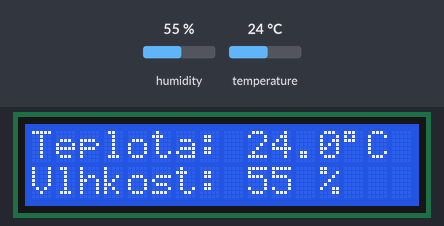
Bench run of a sketch on a simulated Arduino Uno, built with avr-gcc and run on an emulated ATmega328P. On the bench: 16×2 character LCD. The inputs (shaded band) are chosen by the test bench; at power-on: humidity 55 %, temperature 24 °C. What the sketch prints to the serial monitor is not drawn.

Above: at 3.2 s.
3.3 s: humidity set to 22 %
At 5.2 s:
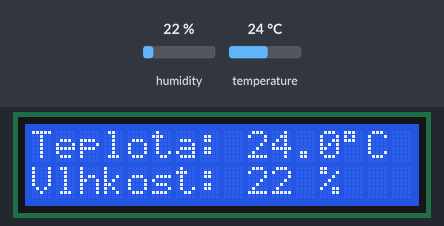
6.0 s: temperature set to 12 °C
At 7.5 s:
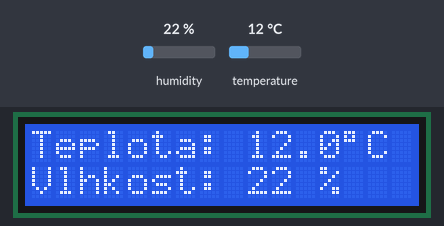
8.7 s: humidity set to 40 %
At 11.0 s:
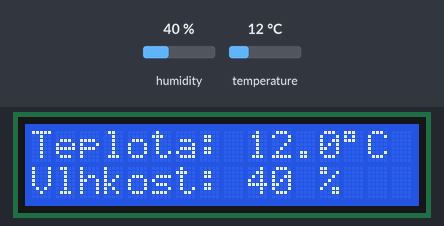
11.8 s: temperature set to 19 °C
At 13.4 s:
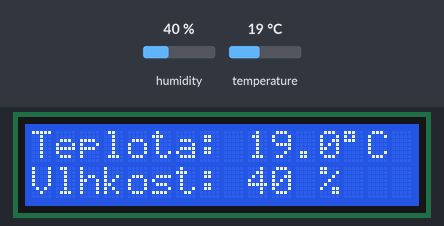
Timing chart, 0 to 14.9 s (numbered marks = the images above; inputs shaded):
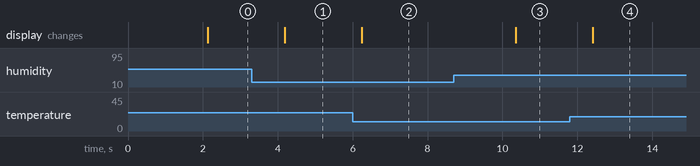

The sketch:

Senzor_teploty_a_vlhkosti_DHT11.ino
```cpp
/*
 * LaskaKit Arduino MAXI Starter kit – Lekce 24: Senzor teploty a vlhkosti vzduchu DHT11
 *
 * Čidlo DHT11 měří teplotu a relativní vlhkost vzduchu.
 * Hodnoty se zobrazují na displeji I2C LCD1602 a v sériovém monitoru.
 * DHT11 je pomalé čidlo – nová hodnota je k dispozici zhruba každé 2 s.
 *
 * Zapojení:
 *   DHT11 modul: – na GND, + na 5V, S na pin 4
 *   I2C LCD1602: GND–GND, VCC–5V, SDA/SCL podle lekce 6
 *
 * Knihovny: DHT sensor library (Adafruit) + Adafruit Unified Sensor, LiquidCrystal I2C – Správce knihoven
 * Desky:    Arduino UNO R3, Arduino UNO R4 WiFi, Arduino Mega 2560
 *
 * Verze návodu 3.0 (10/2026)
 * LaskaKit | https://www.laskakit.cz | podpora@laskakit.cz
 */

#include <Wire.h>
#include <LiquidCrystal_I2C.h>
#include <DHT.h>

const int dhtPin = 4;
DHT dht(dhtPin, DHT11);
LiquidCrystal_I2C lcd(0x27, 16, 2);

void setup() {
  Serial.begin(9600);
  dht.begin();
  lcd.init();
  lcd.backlight();
  lcd.print("DHT11 start...");
  delay(2000);  // čidlo potřebuje chvíli po zapnutí
  lcd.clear();
}

void loop() {
  float vlhkost = dht.readHumidity();
  float teplota = dht.readTemperature();  // ve °C

  if (isnan(vlhkost) || isnan(teplota)) {
    // čtení se nepovedlo – nejčastěji špatně zapojený pin S
    lcd.setCursor(0, 0);
    lcd.print("Chyba cteni DHT ");
    lcd.setCursor(0, 1);
    lcd.print("Zkontroluj pin 4");
    Serial.println("Chyba cteni z DHT11");
  } else {
    lcd.setCursor(0, 0);
    lcd.print("Teplota: ");
    lcd.print(teplota, 1);
    lcd.print((char)223);
    lcd.print("C ");
    lcd.setCursor(0, 1);
    lcd.print("Vlhkost: ");
    lcd.print(vlhkost, 0);
    lcd.print(" %   ");

    Serial.print("Teplota: ");
    Serial.print(teplota, 1);
    Serial.print(" C, vlhkost: ");
    Serial.print(vlhkost, 0);
    Serial.println(" %");
  }
  delay(2000);
}
```

Measured:
- after the input at 3.3 s, the display: changes after 0.89 s (image 1)
- after the input at 6.0 s, the display: changes after 0.25 s (image 2)
- after the input at 8.7 s, the display: changes after 1.7 s (image 3)
- after the input at 11.8 s, the display: changes after 0.61 s (image 4)
